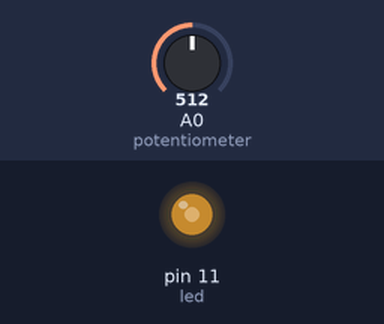
Simulated run of this sketch. Board: Arduino Uno, built with avr-gcc and run on an emulated ATmega328P. Shown: output pins drawn as LEDs (lit = HIGH). The inputs (shaded band) are chosen by the test bench; at power-on: A0 (potentiometer) = 512.

Above: at 1.2 s.
1.3 s: A0 (potentiometer) set to 716
At 2.3 s:
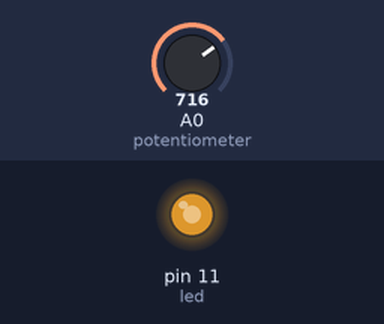
2.8 s: A0 (potentiometer) set to 900
At 3.4 s:
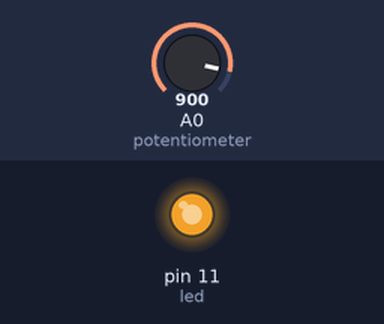
4.3 s: A0 (potentiometer) set to 122
At 4.6 s:
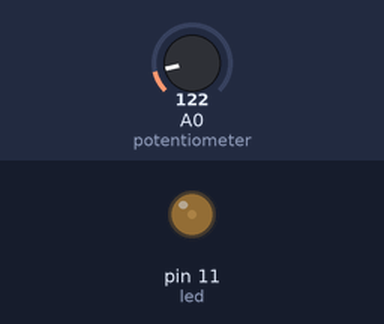
5.8 s: A0 (potentiometer) set to 0
At 6.9 s:
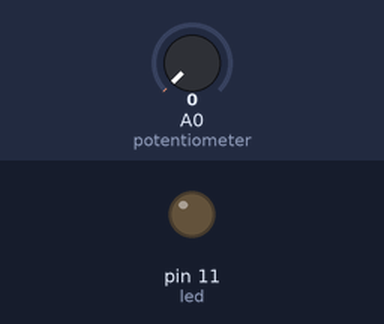
Timing chart, 0 to 8.3 s (numbered marks = the images above; inputs shaded):
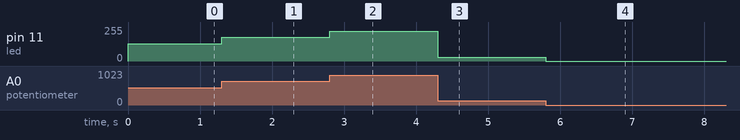

The sketch:

Fade_using_Potentiometer.ino
```cpp
/*
 Fade with potentiometer

 Fade an LED on pin 11 using analog Write

 The pin 11 is a PWM cable pin which uses the analog output(analogWrite) function.
 Be sure to have the symbol "~" on the pin of arduino when using analog input
 */
int led = 11;                                        // PWM pin 11
int Potentiometer = analogRead(A0);                  // Pin A0 for potentiometer, analogRead= analog input
int Output=0;                                         // starts at value 0

void setup() {
  // put your setup code here, to run once:
pinMode(led, OUTPUT);                                // declare pin 11 to be an output
}

void loop() {
  // put your main code here, to run repeatedly:
int Output = analogRead(Potentiometer);              // To get the output value of the potentiometer
  analogWrite(led,Output/4);                         // The potentiometer controls the LED using its values
}
```

Measured:
- after the input at 1.3 s, pin 11 (led): 128/255 → 179/255 at once
- after the input at 2.8 s, pin 11 (led): 179/255 → 225/255 at once
- after the input at 4.3 s, pin 11 (led): 225/255 → 30/255 at once
- after the input at 5.8 s, pin 11 (led): 30/255 → 0/255 at once
